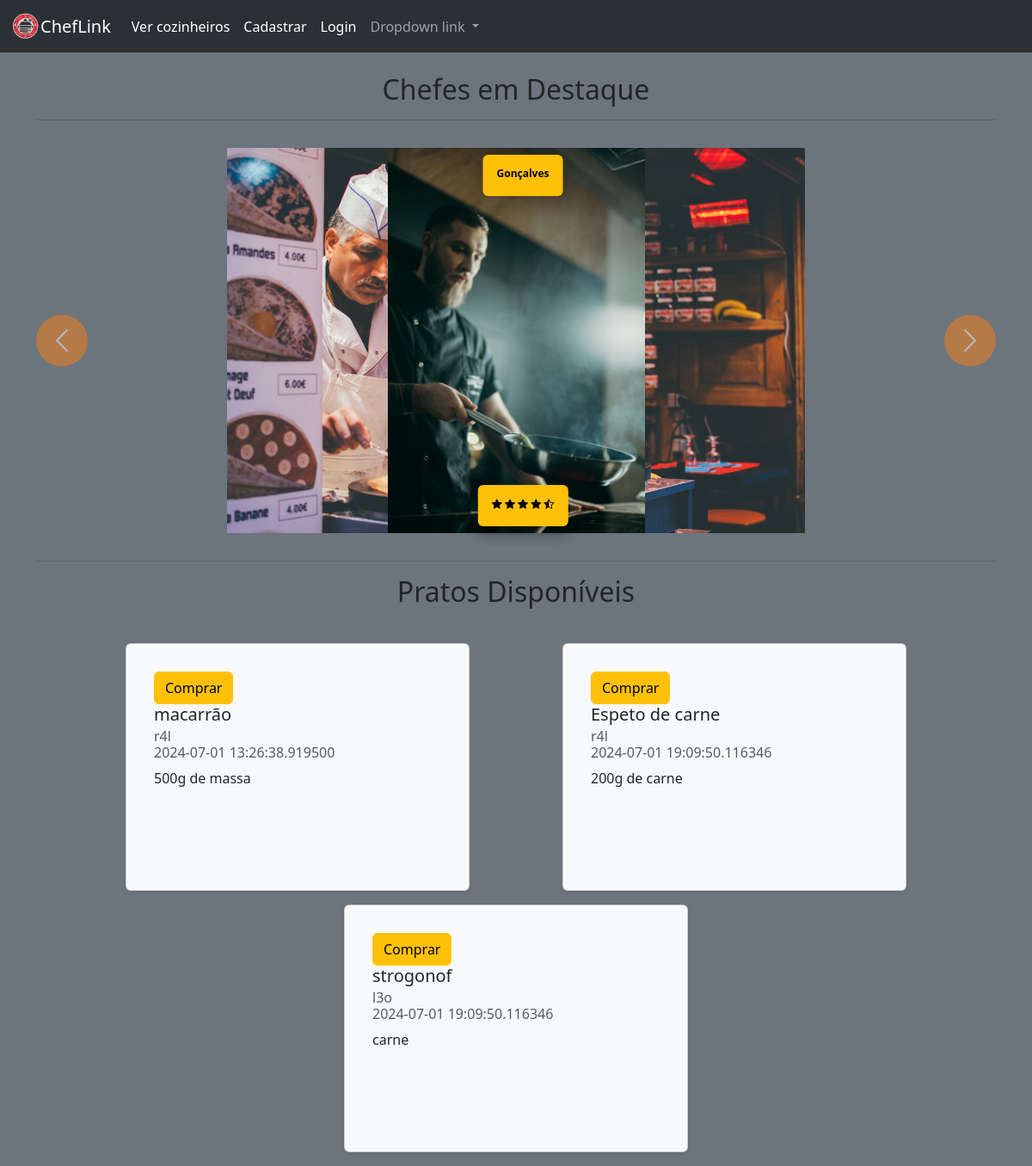
The page / on the database its author committed.
### models.py (models this page shows)
class UserPostModel(db.Model):
    __tablename__ = "userpostmodel"
    id = mapped_column(Integer,autoincrement=True,primary_key=True)
    title = mapped_column(String(30),nullable=False)
    user_id = mapped_column(Integer, ForeignKey('usermodel.id'))
    slug = mapped_column(String(30),nullable=False)
    content = mapped_column(Text,nullable=False)
    date_posted = mapped_column(DateTime,default=datetime.utcnow())

class UserModel(db.Model, UserMixin):
    __tablename__ = "usermodel"
    id = mapped_column(Integer,autoincrement=True,primary_key=True)
    name = mapped_column(String(100), nullable=False)
    username = mapped_column(String(30), nullable=False,unique=True)
    email = mapped_column(String(60), nullable=False, unique=True)
    password_hash = mapped_column(String(128), nullable=False)
    status = mapped_column(Boolean, unique=False,default=True)
    posts = relationship('UserPostModel', backref='poster')

### routes.py (the view)
@app.route('/')
def index():
    posts = UserPostModel.query.all()
    return render_template('index.html',posts=posts)

### templates/index.html (shortened to what this page needs)
{%extends "base.html"%}
{%block body%}
<br>
<h2 class="text-center">Chefes em Destaque</h2>
<div class="container">
    <hr>
    {%include "components/carrossel.html"%}
    <hr>
</div>
<h2 class="text-center">Pratos Disponíveis</h2>
<div class="container d-flex flex-row mb-3 gap-2 flex-wrap align-items-center">
    <br>
    {%include "components/post.html"%}
</div>
{%endblock%}

### templates/components/post.html (shortened to what this page needs)
{%if posts%}
<div class="container d-flex  flex-wrap gap-3 justify-content-evenly">
{%for post in posts%}
<div class="card shadow-sm p-3 bg-body-tertiary rounded" style="width: 25rem; height: 18rem;">
    <div class="card-body " style="overflow: hidden;">
        <a href="#" class="btn btn-warning">Comprar</a>
        <h5 class="card-title">{{post.title}}</h5>
        <h6 class="card-subtitle mb-2 text-body-secondary">{{post.poster.username}} <br>
            {{post.date_posted}}</h6>
        <p class="card-text" style="text-overflow: ellipsis;">{{post.content}}</p>
    </div>
</div>
{%endfor%}
</div>
{%else%}
<p>Não há postagens</p>
{%endif%}

### rows shown on the page
UserPostModel: title "macarrão", poster.username "r4l", date_posted "2024-07-01 13:26:38.919500", content "500g de massa"
UserPostModel: title "Espeto de carne", poster.username "r4l", date_posted "2024-07-01 19:09:50.116346", content "200g de carne"
UserPostModel: title "strogonof", poster.username "l3o", date_posted "2024-07-01 19:09:50.116346", content "carne"
